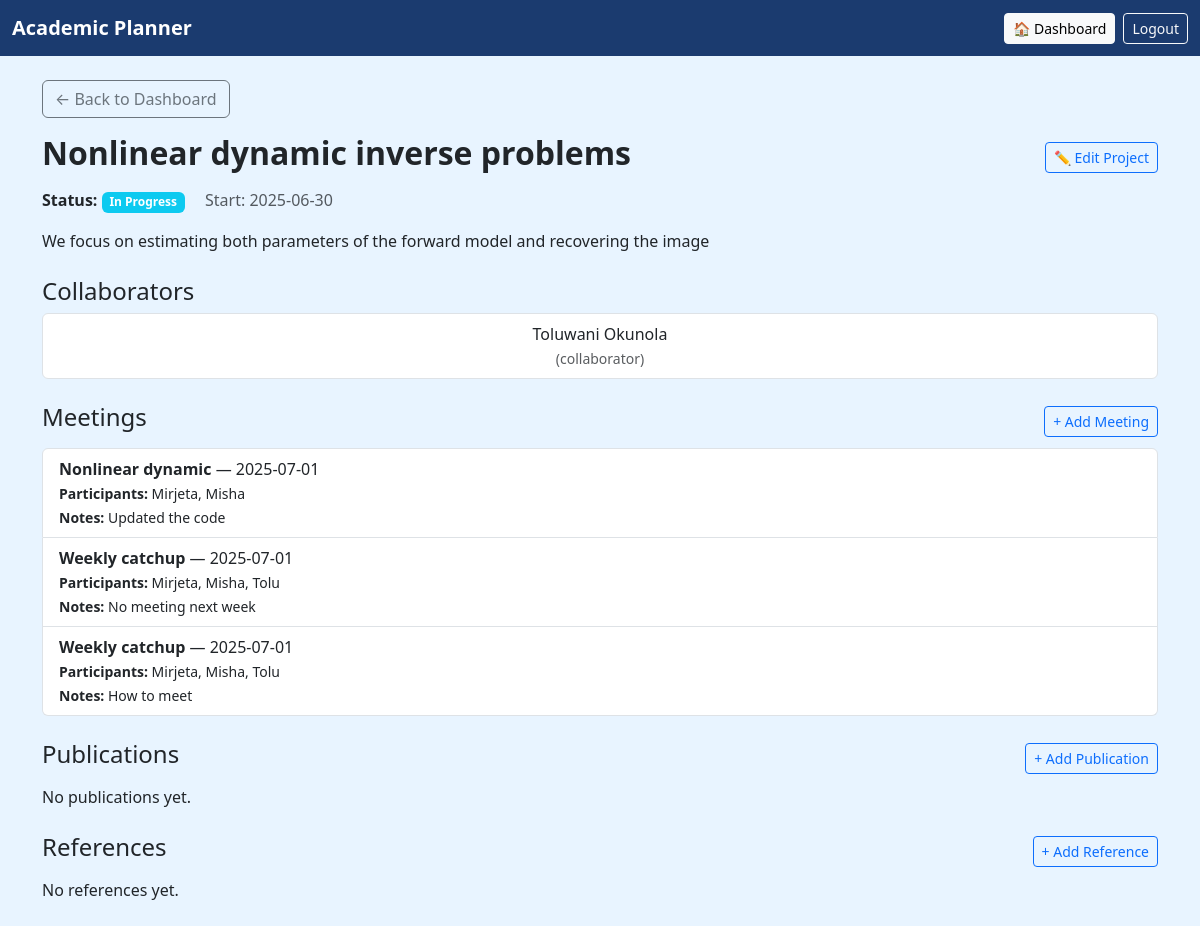
Screenshot of /project/1 (signed in) with the database file from the repository.
### app.py (models this page shows)
class Project(db.Model):
    id = db.Column(db.Integer, primary_key=True)
    title = db.Column(db.String(150), nullable=False)
    description = db.Column(db.Text)
    start_date = db.Column(db.Date, default=datetime.utcnow)
    status = db.Column(db.String(50), default='Planning')
    created_at = db.Column(db.DateTime, default=datetime.utcnow)
    updated_at = db.Column(db.DateTime, onupdate=datetime.utcnow)
    user_id = db.Column(db.Integer, db.ForeignKey('user.id'), nullable=False)
    user_associations = db.relationship('ProjectUser', back_populates='project')
    users = db.relationship('User', secondary='project_users', viewonly=True)
    meetings = db.relationship('Meeting', backref='project', lazy=True)
    publications = db.relationship('Publication', backref='project', lazy=True)
    references = db.relationship('Reference', backref='project', lazy=True)
    related = db.relationship(
        'Project',
        secondary=related_projects,
        primaryjoin=id==related_projects.c.project_id,
        secondaryjoin=id==related_projects.c.related_id,
        backref='linked_projects'
    )

class User(UserMixin, db.Model):
    id = db.Column(db.Integer, primary_key=True)
    firstname = db.Column(db.String(100), nullable=False)
    lastname = db.Column(db.String(100), nullable=False)
    email = db.Column(db.String(150), unique=True, nullable=False)
    password = db.Column(db.String(200), nullable=False)
    meetings = db.relationship('Meeting', backref='user', lazy=True)
    project_associations = db.relationship('ProjectUser', back_populates='user')
    projects = db.relationship('Project', secondary='project_users', viewonly=True)

class ProjectUser(db.Model):
    __tablename__ = 'project_users'
    user_id = db.Column(db.Integer, db.ForeignKey('user.id'), primary_key=True)
    project_id = db.Column(db.Integer, db.ForeignKey('project.id'), primary_key=True)
    role = db.Column(db.String(20), nullable=False, default='viewer')
    user = db.relationship('User', back_populates='project_associations')
    project = db.relationship('Project', back_populates='user_associations')

class Meeting(db.Model):
    id = db.Column(db.Integer, primary_key=True)
    title = db.Column(db.String(200), nullable=False)
    participants = db.Column(db.String(500), nullable=False)
    notes = db.Column(db.Text, nullable=True)
    date = db.Column(db.DateTime, default=datetime.utcnow)
    user_id = db.Column(db.Integer, db.ForeignKey('user.id'), nullable=False)
    project_id = db.Column(db.Integer, db.ForeignKey('project.id'), nullable=True)  # nullable=True so meetings can be general if you want

### app.py (the view)
@app.route('/project/<int:project_id>')
@login_required
def project_detail(project_id):
    project = Project.query.get_or_404(project_id)
    if current_user not in project.users:
        return "Unauthorized", 403
    return render_template('project_detail.html', project=project)

### app.py (called while the page is built)
@login_manager.user_loader
def load_user(user_id):
    return User.query.get(int(user_id))

### templates/project_detail.html (shortened to what this page needs)
{% extends "base.html" %}
{% block content %}
<a href="{{ url_for('dashboard') }}" class="btn btn-outline-secondary mb-3">&larr; Back to Dashboard</a>
<div class="d-flex justify-content-between align-items-center mb-2">
  <h2 class="fw-bold">{{ project.title }}</h2>
  {% if current_user.id == project.user_id %}
    <a href="{{ url_for('edit_project', project_id=project.id) }}" class="btn btn-outline-primary btn-sm">✏️ Edit Project</a>
  {% endif %}
</div>
<p>
  <strong>Status:</strong>
  <span class="badge
    {% if project.status == 'Completed' %}bg-success
    {% elif project.status == 'Planning' %}bg-warning text-dark
    {% else %}bg-info
    {% endif %}
  ">{{ project.status }}</span>
  <span class="ms-3 text-muted">Start: {{ project.start_date.strftime('%Y-%m-%d') }}</span>
</p>
<p class="mb-4">{{ project.description or 'No description yet.' }}</p>
<h4 class="mb-2">Collaborators</h4>
{% if project.users %}
  <ul class="list-group list-group-horizontal flex-wrap mb-4">
    {% for user in project.users %}
      <li class="list-group-item flex-fill text-center">
        {% set assoc = project.user_associations | selectattr("user_id", "equalto", user.id) | list | first %}
        {{ user.firstname }} {{ user.lastname }}
        <br />
        <small class="text-muted">({{ assoc.role }})</small>
      </li>
    {% endfor %}
  </ul>
{% else %}
  <p>No collaborators added.</p>
{% endif %}
<div class="mb-4">
  <div class="d-flex justify-content-between align-items-center mb-2">
    <h4>Meetings</h4>
    <button class="btn btn-outline-primary btn-sm" data-bs-toggle="modal" data-bs-target="#addMeetingModal">+ Add Meeting</button>
  </div>
  {% if project.meetings %}
    <ul class="list-group mb-3">
      {% for meeting in project.meetings %}
        <li class="list-group-item">
          <strong>{{ meeting.title }}</strong> — {{ meeting.date.strftime('%Y-%m-%d') }}<br />
          <small><strong>Participants:</strong> {{ meeting.participants }}</small><br />
          <small><strong>Notes:</strong> {{ meeting.notes or 'No notes yet.' }}</small>
        </li>
      {% endfor %}
    </ul>
  {% else %}
    <p>No meetings yet.</p>
  {% endif %}
</div>
<div class="mb-4">
  <div class="d-flex justify-content-between align-items-center mb-2">
    <h4>Publications</h4>
    <button class="btn btn-outline-primary btn-sm" data-bs-toggle="modal" data-bs-target="#addPublicationModal">+ Add Publication</button>
  </div>
  {% if project.publications %}
    <ul class="list-group">
      {% for pub in project.publications %}
        <li class="list-group-item">
          {{ pub.title }} ({{ pub.journal }}) — <a href="{{ pub.link }}" target="_blank" rel="noopener noreferrer">Link</a>
        </li>
      {% endfor %}
    </ul>
  {% else %}
    <p>No publications yet.</p>
  {% endif %}
</div>
<div class="mb-4">
  <div class="d-flex justify-content-between align-items-center mb-2">
    <h4>References</h4>
    <button class="btn btn-outline-primary btn-sm" data-bs-toggle="modal" data-bs-target="#addReferenceModal">+ Add Reference</button>
  </div>
  {% if project.references %}
    <ul class="list-group">
      {% for ref in project.references %}
        <li class="list-group-item">
          {{ ref.description }} — <a href="{{ ref.link }}" target="_blank" rel="noopener noreferrer">Link</a>
        </li>
      {% endfor %}
    </ul>
  {% else %}
    <p>No references yet.</p>
  {% endif %}
</div>
{% endblock %}

### templates/base.html (style rules this page uses)
:root { --navy: #1B3B6F; --lightblue: #E8F4FF; --gold: #F9BE02; }
body { background: var(--lightblue); }

### rows the page displays
Project: title "Nonlinear dynamic inverse problems", status "In Progress", start_date "2025-06-30", description "We focus on estimating both parameters of the forward model and recovering the image"
User: firstname "Toluwani", lastname "Okunola"
ProjectUser: role "collaborator"
Meeting: title "Nonlinear dynamic", date "2025-07-01", participants "Mirjeta, Misha", notes "Updated the code"
Meeting: title "Weekly catchup", date "2025-07-01", participants "Mirjeta, Misha, Tolu", notes "No meeting next week"
Meeting: title "Weekly catchup", date "2025-07-01", participants "Mirjeta, Misha, Tolu", notes "How to meet"
